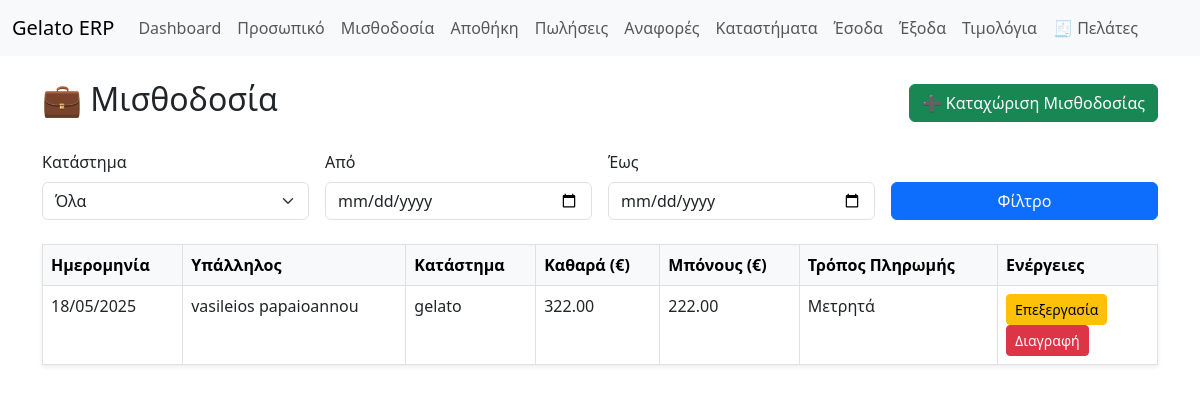
/payroll/, run on an earlier commit of the app's database.
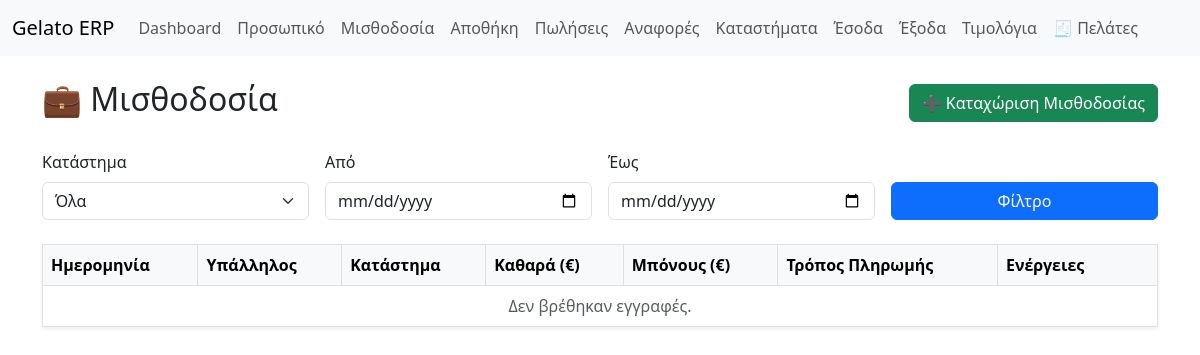
And on a later commit of the database.
### app/models.py (models this page shows, shortened)
class Payroll(db.Model):
    __tablename__ = 'payroll'
    id = db.Column(db.Integer, primary_key=True)
    employee_id = db.Column(db.Integer, db.ForeignKey('employee.id'), nullable=False)
    store_id = db.Column(db.Integer, db.ForeignKey('store.id'), nullable=False)
    date = db.Column(db.DateTime, default=datetime.utcnow, nullable=False)
    gross_amount = db.Column(db.Float, nullable=False)
    net_amount = db.Column(db.Float, nullable=False)
    bonus = db.Column(db.Float, nullable=True)
    payment_method = db.Column(db.String(20), nullable=False)
    store = db.relationship('Store', back_populates='payrolls')
    employee = db.relationship('Employee', back_populates='payrolls')

class Employee(db.Model):
    __tablename__ = 'employee'
    id = db.Column(db.Integer, primary_key=True)
    first_name = db.Column(db.String(50), nullable=False)
    last_name = db.Column(db.String(50), nullable=False)
    father_name = db.Column(db.String(50), nullable=True)
    age = db.Column(db.Integer, nullable=True)
    vat = db.Column(db.String(15), nullable=True)
    amka = db.Column(db.String(15), nullable=True)
    telephone = db.Column(db.String(20), nullable=True)
    address = db.Column(db.String(200), nullable=True)
    iban = db.Column(db.String(34), nullable=True)
    ama = db.Column(db.String(20), nullable=True)
    position = db.Column(db.String(50), nullable=True)
    hire_date = db.Column(db.Date, nullable=True)
    active = db.Column(db.Boolean, default=True)
    store_id = db.Column(db.Integer, db.ForeignKey('store.id'), nullable=False)
    store = db.relationship('Store', back_populates='employees')
    payrolls = db.relationship('Payroll', back_populates='employee', cascade='all, delete-orphan')

class Store(db.Model):
    __tablename__ = 'store'
    id = db.Column(db.Integer, primary_key=True)
    name = db.Column(db.String(100), nullable=False)
    location = db.Column(db.String(200), nullable=True)
    vat_number = db.Column(db.String(20), nullable=True)
    phone = db.Column(db.String(20), nullable=True)
    address = db.Column(db.String(255), nullable=True)
    inventory_items = db.relationship('InventoryItem', back_populates='store')
    revenues = db.relationship('Revenue', back_populates='store')
    expenses = db.relationship('Expense', back_populates='store')
    payrolls = db.relationship('Payroll', back_populates='store')
    materials = db.relationship('Material', back_populates='store')
    invoices = db.relationship('Invoice', back_populates='store')
    employees = db.relationship('Employee', back_populates='store')

### app/payroll/routes.py (the view)
@payroll_bp.route('/')
def index():
    stores = Store.query.all()
    selected_store = request.args.get('store', type=int)
    selected_month = request.args.get('month', type=int)
    selected_year = request.args.get('year', type=int)
    query = Payroll.query
    if selected_store:
        query = query.filter(Payroll.store_id == selected_store)
    if selected_month:
        query = query.filter(extract('month', Payroll.date) == selected_month)
    if selected_year:
        query = query.filter(extract('year', Payroll.date) == selected_year)
    payrolls = query.order_by(Payroll.date.desc()).all()
    delete_form = DeleteForm()
    return render_template(
        'payroll/index.html',
        payrolls=payrolls,
        stores=stores,
        selected_store=selected_store,
        selected_month=selected_month,
        selected_year=selected_year,
        delete_form=delete_form
    )

### app/forms.py
class DeleteForm(FlaskForm):
    pass

### app/templates/payroll/index.html (shortened to what this page needs)
{% extends "base.html" %}
{% block content %}
<div class="d-flex justify-content-between align-items-center mb-4">
    <h2>💼 Μισθοδοσία</h2>
    <a href="{{ url_for('payroll.add_payroll') }}" class="btn btn-success">➕ Καταχώριση Μισθοδοσίας</a>
</div>
<form method="GET" class="row g-3 mb-4">
    <div class="col-md-3">
        <label class="form-label">Κατάστημα</label>
        <select name="store" class="form-select">
            <option value="">Όλα</option>
        </select>
    </div>
    <div class="col-md-3">
        <label class="form-label">Από</label>
        <input type="date" name="start_date" class="form-control" value="{{ start_date or '' }}">
    </div>
    <div class="col-md-3">
        <label class="form-label">Έως</label>
        <input type="date" name="end_date" class="form-control" value="{{ end_date or '' }}">
    </div>
    <div class="col-md-3 d-flex align-items-end">
        <button type="submit" class="btn btn-primary w-100">Φίλτρο</button>
    </div>
</form>
<table class="table table-bordered table-hover bg-white shadow-sm">
    <thead class="table-light">
        <tr>
            <th>Ημερομηνία</th>
            <th>Υπάλληλος</th>
            <th>Κατάστημα</th>
            <th>Καθαρά (€)</th>
            <th>Μπόνους (€)</th>
            <th>Τρόπος Πληρωμής</th>
            <th style="width: 160px;">Ενέργειες</th>
        </tr>
    </thead>
    <tbody>
        {% for p in payrolls %}
        <tr>
            <td>{{ p.date.strftime('%d/%m/%Y') }}</td>
            <td>{{ p.employee.first_name }} {{ p.employee.last_name }}</td>
            <td>{{ p.store.name }}</td>
            <td>{{ "{:,.2f}".format(p.net_amount) }}</td>
            <td>{{ "{:,.2f}".format(p.bonus or 0) }}</td>
            <td>{{ p.payment_method }}</td>
            <td>
                <a href="{{ url_for('payroll.edit_payroll', payroll_id=p.id) }}" class="btn btn-sm btn-warning">Επεξεργασία</a>
                <form action="{{ url_for('payroll.delete_payroll', payroll_id=p.id) }}" method="POST" class="d-inline" onsubmit="return confirm('Διαγραφή εγγραφής;');">
                    <button type="submit" class="btn btn-sm btn-danger">Διαγραφή</button>
                </form>
            </td>
        </tr>
        {% else %}
        <tr>
            <td colspan="7" class="text-center text-muted">Δεν βρέθηκαν εγγραφές.</td>
        </tr>
        {% endfor %}
    </tbody>
</table>
{% endblock %}

### app/templates/base.html (shortened to what this page needs)
<!DOCTYPE html>
<html lang="el">
    <head>
        <link rel="stylesheet" href="https://cdn.jsdelivr.net/npm/bootstrap@5.3.0/dist/css/bootstrap.min.css">
    </head>
    <body>
    <nav class="navbar navbar-expand-lg navbar-light bg-light">
      <div class="container-fluid">
        <a class="navbar-brand" href="/">Gelato ERP</a>
        <div class="collapse navbar-collapse" id="navbarNav">
          <ul class="navbar-nav">
            <li class="nav-item"><a class="nav-link" href="/">Dashboard</a></li>
            <li class="nav-item"><a class="nav-link" href="/hr/">Προσωπικό</a></li>
            <li class="nav-item"><a class="nav-link" href="/payroll/">Μισθοδοσία</a></li>
            <li class="nav-item"><a class="nav-link" href="/inventory/">Αποθήκη</a></li>
            <li class="nav-item"><a class="nav-link" href="/sales/">Πωλήσεις</a></li>
            <li class="nav-item"><a class="nav-link" href="/reports/">Αναφορές</a></li>
            <li class="nav-item"><a class="nav-link" href="/stores/">Καταστήματα</a></li>
            <li class="nav-item"><a class="nav-link" href="/revenues/">Έσοδα</a></li>
            <li class="nav-item"><a class="nav-link" href="/expenses/">Έξοδα</a></li>
            <a class="nav-link" href="{{ url_for('invoices.invoice_list') }}">Τιμολόγια</a>
            <li class="nav-item"><a class="nav-link" href="{{ url_for('clients.index') }}">🧾 Πελάτες</a>
            </li>
          </ul>
        </div>
      </div>
    </nav>
    <div class="container mt-4">
        {% block content %}{% endblock %}
    </div>
    </body>
    </html>

What changed in the data, as far as the page shows it:
removed Payroll: date "18/05/2025", employee.first_name "vasileios", employee.last_name "papaioannou", store.name "gelato", net_amount "322.00", bonus "222.00", payment_method "Μετρητά"
Also different on the page:
text now shown: "Δεν βρέθηκαν εγγραφές."
